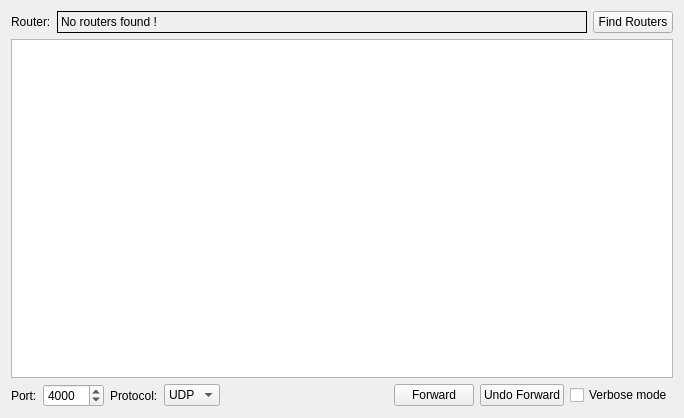
<ui version="4.0" >
 <class>UPnPTestWidget</class>
 <widget class="QWidget" name="UPnPTestWidget" >
  <property name="geometry" >
   <rect>
    <x>0</x>
    <y>0</y>
    <width>684</width>
    <height>418</height>
   </rect>
  </property>
  <property name="windowTitle" >
   <string>UPnP Test Application</string>
  </property>
  <layout class="QVBoxLayout" name="verticalLayout" >
   <item>
    <layout class="QHBoxLayout" >
     <item>
      <layout class="QHBoxLayout" >
       <item>
        <widget class="QLabel" name="label_3" >
         <property name="text" >
          <string>Router:</string>
         </property>
        </widget>
       </item>
       <item>
        <widget class="QLabel" name="m_router" >
         <property name="sizePolicy" >
          <sizepolicy vsizetype="Preferred" hsizetype="Expanding" >
           <horstretch>0</horstretch>
           <verstretch>0</verstretch>
          </sizepolicy>
         </property>
         <property name="frameShape" >
          <enum>QFrame::Panel</enum>
         </property>
         <property name="text" >
          <string>No routers found !</string>
         </property>
        </widget>
       </item>
      </layout>
     </item>
     <item>
      <widget class="QPushButton" name="m_find_routers" >
       <property name="text" >
        <string>Find Routers</string>
       </property>
      </widget>
     </item>
    </layout>
   </item>
   <item>
    <widget class="QTextBrowser" name="m_text_output" />
   </item>
   <item>
    <layout class="QHBoxLayout" name="horizontalLayout" >
     <item>
      <layout class="QHBoxLayout" >
       <item>
        <widget class="QLabel" name="label" >
         <property name="text" >
          <string>Port:</string>
         </property>
        </widget>
       </item>
       <item>
        <widget class="QSpinBox" name="m_port" >
         <property name="minimum" >
          <number>1</number>
         </property>
         <property name="maximum" >
          <number>65535</number>
         </property>
         <property name="value" >
          <number>4000</number>
         </property>
        </widget>
       </item>
      </layout>
     </item>
     <item>
      <layout class="QHBoxLayout" >
       <item>
        <widget class="QLabel" name="label_2" >
         <property name="text" >
          <string>Protocol:</string>
         </property>
        </widget>
       </item>
       <item>
        <widget class="QComboBox" name="m_protocol" >
         <item>
          <property name="text" >
           <string>UDP</string>
          </property>
         </item>
         <item>
          <property name="text" >
           <string>TCP</string>
          </property>
         </item>
        </widget>
       </item>
      </layout>
     </item>
     <item>
      <spacer name="horizontalSpacer" >
       <property name="orientation" >
        <enum>Qt::Horizontal</enum>
       </property>
       <property name="sizeHint" stdset="0" >
        <size>
         <width>40</width>
         <height>20</height>
        </size>
       </property>
      </spacer>
     </item>
     <item>
      <widget class="QPushButton" name="m_forward" >
       <property name="text" >
        <string>Forward</string>
       </property>
      </widget>
     </item>
     <item>
      <widget class="QPushButton" name="m_undo_forward" >
       <property name="text" >
        <string>Undo Forward</string>
       </property>
      </widget>
     </item>
     <item>
      <widget class="QCheckBox" name="m_verbose" >
       <property name="text" >
        <string>Verbose mode</string>
       </property>
      </widget>
     </item>
    </layout>
   </item>
  </layout>
  <zorder>m_text_output</zorder>
  <zorder>horizontalSpacer</zorder>
  <zorder>label_2</zorder>
 </widget>
 <resources/>
 <connections/>
</ui>
